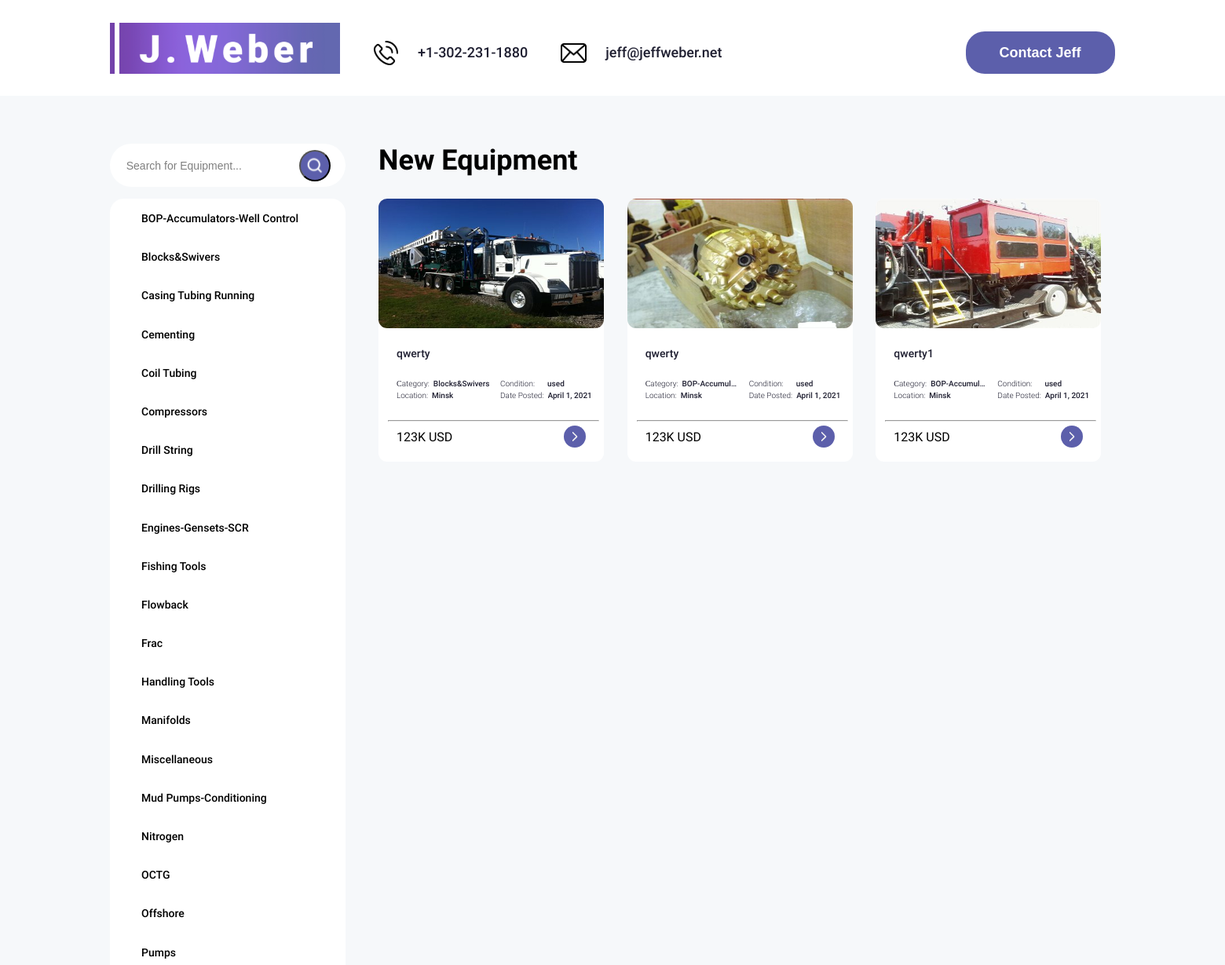
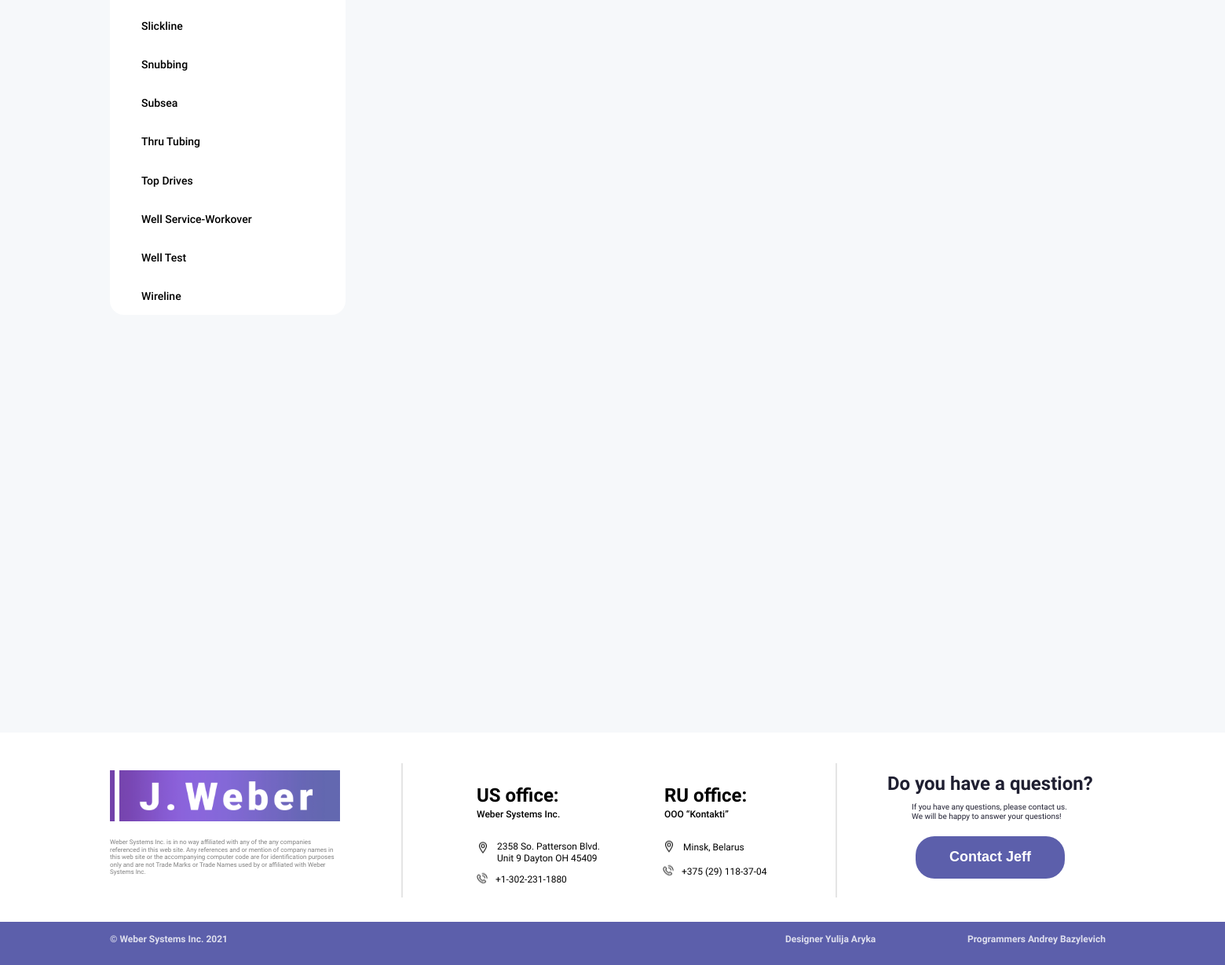
The page / on the database its author committed (2 pictures, top to bottom).
### website/models.py (models this page shows, shortened)
class Category (models.Model):
    name = models.CharField(max_length=55)
    slug = models.SlugField(max_length=200, unique=True)
    class Meta:
        ordering = ('name',)
        verbose_name = 'category'
        verbose_name_plural = 'categories'
    def __str__(self):
        return self.name

class Product (models.Model):
    category = models.ForeignKey(Category, related_name='products', on_delete=models.CASCADE)
    title = models.CharField(max_length=100)
    slug = models.SlugField(max_length=200, db_index=True)
    image = models.ImageField(verbose_name='Image')
    condition = models.CharField(max_length=50, verbose_name='Condition')
    quantity = models.IntegerField(verbose_name='Quantity product')
    location = models.CharField(max_length=50)
    data_posted = models.DateField(auto_now=False, verbose_name='Date')
    price = models.CharField(max_length=50, verbose_name='Price')
    description = models.TextField(verbose_name='Description', null=True)
    html_description = models.TextField(verbose_name='HTML Description', null=True)
    available = models.BooleanField(default=True)
    class Meta:
        ordering = ('title',)
        index_together = (('id', 'slug'),)

### website/views.py (the view)
# urls.py: path('', views.base, name='base'),
def base(request, category_slug=None):
    category = None
    categories = Category.objects.all()
    products = Product.objects.filter(available=True)
    if category_slug:
        category = get_object_or_404(Category, slug=category_slug)
        products = products.filter(category=category)
    return render(request,
                  'base.html',
                  {'category': category,
                   'categories': categories,
                   'products': products})

### website/templates/base.html (shortened to what this page needs)
{% load static %}
<!DOCTYPE html>
<html lang="en">
{% block head %}
<head>
    <link rel="stylesheet" href="{% static 'styles/style.css'%}">
</head>
{% endblock %}
<body>
    {% block header %}
    <header class="header">
        <div class="wrapper">
           <div class="header_wrapper">
               <div class="header_logo">
                   <a href="{% url 'base' %}" class="header_logo-link">
                       <img src="{% static 'img/svg/logo.svg'%}" alt="logo" class="header_logo-pic">
                   </a>
               </div>
               <nav class="header_nav">
                   <div class="header_block">
                       <ul class="header_list">
                           <li class="header_item">
                               <div class="nav_wrapper">
                                   <img src="{% static 'img/svg/icon_phone.svg'%}" alt="icon phone" class="icon_phone">
                                   <a href="tel:13022311880" class="header_link">+1-302-231-1880</a>
                               </div>
                           </li>
                           <li class="header_item">
                               <div class="nav_wrapper">
                                   <img src="{% static 'img/svg/icon_message.svg'%}" alt="icon email" class="icon_email">
                                   <a href="mailto:jeff@jeffweber.net" class="header_link">jeff@jeffweber.net</a>
                               </div>
                           </li>
                       </ul>
                       <button class="btn" data-modal>Contact Jeff</button>
                   </div>
               </nav>
           </div>
        </div>
    </header>
    {% endblock %}
    <main class="main">
        <section class="intro">
            <div class="wrapper">
                {% block left %}
                <div class="left_block">
                     <form action="" method="post" class="search-form">
                         <div class="search_wrapper">
                             <input name="search" type="text" class="search_input" value="Search for Equipment...">
                             <button type="submit" class="search_button">
                                 <img src="{% static 'img/svg/lupa.svg'%}" alt="" class="search_icon" >
                             </button>
                         </div>
                    </form>
                    <form class="categories-form">
                        <div class="categories_wrapper">
                            {% for c in categories %}
                            <ul class="categories_items {% if category.slug == c.slug %} selected_category {% endif %}">
                                <li class="categories_item ">
                                    <a href="{% url 'category_detail' c.slug %}" >{{ c.name }}</a>
                                </li>
                            </ul>
                            {% endfor %}
                        </div>
                    </form>
                </div>
                {% endblock %}
                {% block right %}
                <div class="right_block">
                    <div class="title_right_block">
                        <h1>New Equipment</h1>
                    </div>
                    <div class="right_wrapper">
                        {% for product in products %}
                        <div class="card">
                            <a href="#!" ><img class="card_image"src="{{ product.image.url }}" alt=""></a>
                            <div class="card_descr">
                                <div class="card_title">
                                    <a href="#!">{{ product.title }}</a>
                                </div>
                                <div class="card_subtitle">
                                    <div class="title_category">
                                        <h1>Сategory:</h1>
                                        <a class="category_value" href="#!" >{{ product.category }}</a>
                                    </div>
                                    <div class="title_condition">
                                        <h1>Condition:</h1>
                                        <a href="#!" class="condition_value" >{{ product.condition }}</a>
                                    </div>
                                    <div class="title_location">
                                        <h1>Location:</h1>
                                        <a href="#!" class="location_value" >{{ product.location }}</a>
                                    </div>
                                    <div class="title_date">
                                        <h1>Date Posted:</h1>
                                        <a href="#!" class="date_value">{{ product.data_posted }}</a>
                                    </div>
                                </div>
                                <hr>
                                <div class="card_footer">
                                    <div class="card_price">{{ product.price }}</div>
                                        <a href="#!" class="card_button">
                                            <img src="{% static 'img/svg/button_right_block.svg'%}" alt="#!" class="card_icon">
                                        </a>
                                </div>
                            </div>
                        </div>
                        {% endfor %}
                    </div>
                </div>
                <div class="show_more">
                </div>
                {% endblock %}
            </div>
        </section>
    </main>
    {% block footer %}
    <footer class="footer">
        <div class="footer_up">
            <div class="wrapper">
                <div class="footer_up_left">
                    <div class="logo_footer_left">
                       <a href="/" class="footer_logo-link">
                           <img src="{% static 'img/svg/logo.svg'%}" alt="logo" class="footer_logo-pic">
                       </a>
                    </div>
                    <div class="footer_logo_text">
                        <h1>Weber Systems Inc. is in no way affiliated with any of the any companies referenced in this web site. Any references and or mention of company names in this web site or the accompanying computer code are for identification purposes only and are not Trade Marks or Trade Names used by or affiliated with Weber Systems Inc.</h1>
                    </div>
                </div>
                <hr>
                <div class="contact_centre_footer">
                    <div class="office_footer">
                        <div class="us_centre_footer">
                            <h1>US office:</h1>
                        </div>
                        <div class="ru_centre_footer">
                            <h1>RU office:</h1>
                        </div>
                        <div class="us_title_centre_footer">
                            <h1>Weber Systems Inc.</h1>
                        </div>
                        <div class="ru_title_centre_footer">
                            <h1>OOO “Kontakti”</h1>
                        </div>
                    </div>
                    <div class="contact_footer">
                        <div class="us_address_footer">
                            <div class="address_us_wrapper">
                                <img src="{% static 'img/svg/icon_location.svg'%}" alt="icon_location" class="icon_location">
                                <h1>2358 So. Patterson Blvd. Unit 9 Dayton OH 45409</h1>
                            </div>
                        </div>
                        <div class="blr_address_footer">
                            <div class="address_blr_wrapper">
                                <img src="{% static 'img/svg/icon_location.svg'%}" alt="icon_location" class="icon_location">
                                <h1>Minsk, Belarus</h1>
                            </div>
                        </div>
                        <div class="phone_us_footer">
                            <div class="phone_us_wrapper">
                                <img src="{% static 'img/svg/icon_phone_small.svg'%}" alt="icon_phone_small" class="icon_phone_small">
                                <h1>+1-302-231-1880</h1>
                            </div>
                        </div>
                        <div class="phone_blr_footer">
                            <div class="phone_blr_wrapper">
                                <img src="{% static 'img/svg/icon_phone_small.svg'%}" alt="icon_phone_small" class="icon_phone_small">
                                <h1>+375 (29) 118-37-04</h1>
                            </div>
                        </div>
                    </div>
                </div>
                <hr>
                <div class="footer_contact_jeff">
                    <div class="footer_text_question">
                        <h1>Do you have a question?</h1>
                    </div>
                    <div class="footer_text_question_two">
                        <h1>If you have any questions, please contact us. We will be happy to answer your questions!</h1>
                    </div>
                    <button class="footer_button" data-modal >Contact Jeff</button>
                </div>
            </div>
        </div>
        <div class="footer_down">
            <div class="wrapper">
                <div class="footer_wrapper">
                    <div class="title_left_footer"><h1>© Weber Systems Inc. 2021</h1></div>
                    <div class="designer"><h1>Designer Yulija Aryka</h1></div>
                    <div class="programmes"><h1>Programmers Andrey Bazylevich </h1></div>
                </div>
            </div>
        </div>
    </footer>
    {% endblock %}
</body>
</html>

### rows shown on the page
Category: name "BOP-Accumulators-Well Control"
Category: name "Blocks&Swivers"
Category: name "Casing Tubing Running"
Category: name "Cementing"
Category: name "Coil Tubing"
Category: name "Compressors"
Category: name "Drill String"
Category: name "Drilling Rigs"
Category: name "Engines-Gensets-SCR"
Category: name "Fishing Tools"
Category: name "Flowback"
Category: name "Frac"
Category: name "Handling Tools"
Category: name "Manifolds"
Category: name "Miscellaneous"
Category: name "Mud Pumps-Conditioning"
Category: name "Nitrogen"
Category: name "OCTG"
Category: name "Offshore"
Category: name "Pumps"
Category: name "Slickline"
Category: name "Snubbing"
Category: name "Subsea"
Category: name "Thru Tubing"
Category: name "Top Drives"
Category: name "Well Service-Workover"
Category: name "Well Test"
Category: name "Wireline"
Product: image (picture), title "qwerty", category "Blocks&Swivers", condition "used", location "Minsk", data_posted "April 1, 2021", price "123K USD"
Product: image (picture), title "qwerty", category "BOP-Accumul…", condition "used", location "Minsk", data_posted "April 1, 2021", price "123K USD"
Product: image (picture), title "qwerty1", category "BOP-Accumul…", condition "used", location "Minsk", data_posted "April 1, 2021", price "123K USD"
